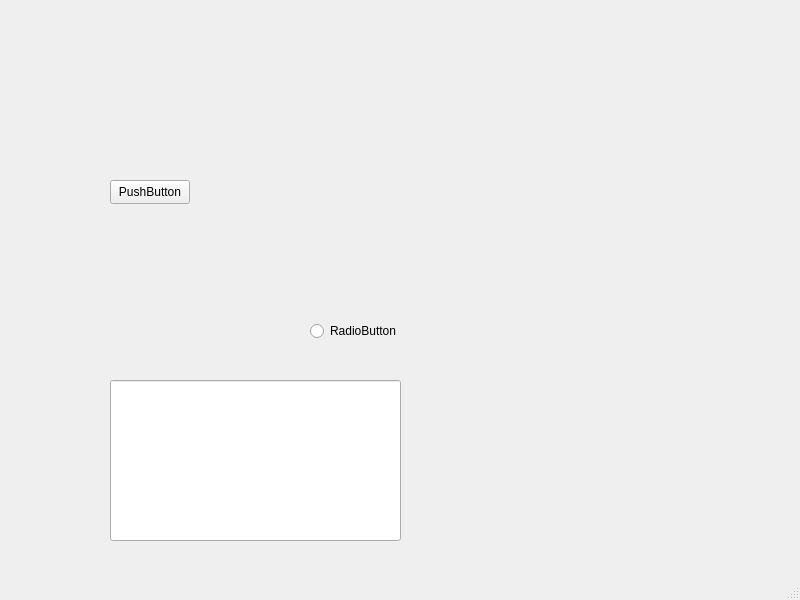
<?xml version="1.0" encoding="UTF-8"?>
<ui version="4.0">
 <class>MainWindow</class>
 <widget class="QMainWindow" name="MainWindow">
  <property name="geometry">
   <rect>
    <x>0</x>
    <y>0</y>
    <width>800</width>
    <height>600</height>
   </rect>
  </property>
  <property name="windowTitle">
   <string>MainWindow</string>
  </property>
  <widget class="QWidget" name="centralwidget">
   <widget class="QPushButton" name="pushButton">
    <property name="geometry">
     <rect>
      <x>110</x>
      <y>180</y>
      <width>80</width>
      <height>24</height>
     </rect>
    </property>
    <property name="text">
     <string>PushButton</string>
    </property>
   </widget>
   <widget class="QRadioButton" name="radioButton">
    <property name="geometry">
     <rect>
      <x>310</x>
      <y>320</y>
      <width>100</width>
      <height>22</height>
     </rect>
    </property>
    <property name="text">
     <string>RadioButton</string>
    </property>
   </widget>
   <widget class="QLineEdit" name="lineEdit">
    <property name="geometry">
     <rect>
      <x>110</x>
      <y>380</y>
      <width>291</width>
      <height>161</height>
     </rect>
    </property>
   </widget>
  </widget>
  <widget class="QMenuBar" name="menubar">
   <property name="geometry">
    <rect>
     <x>0</x>
     <y>0</y>
     <width>800</width>
     <height>21</height>
    </rect>
   </property>
  </widget>
  <widget class="QStatusBar" name="statusbar"/>
 </widget>
 <resources/>
 <connections/>
</ui>
